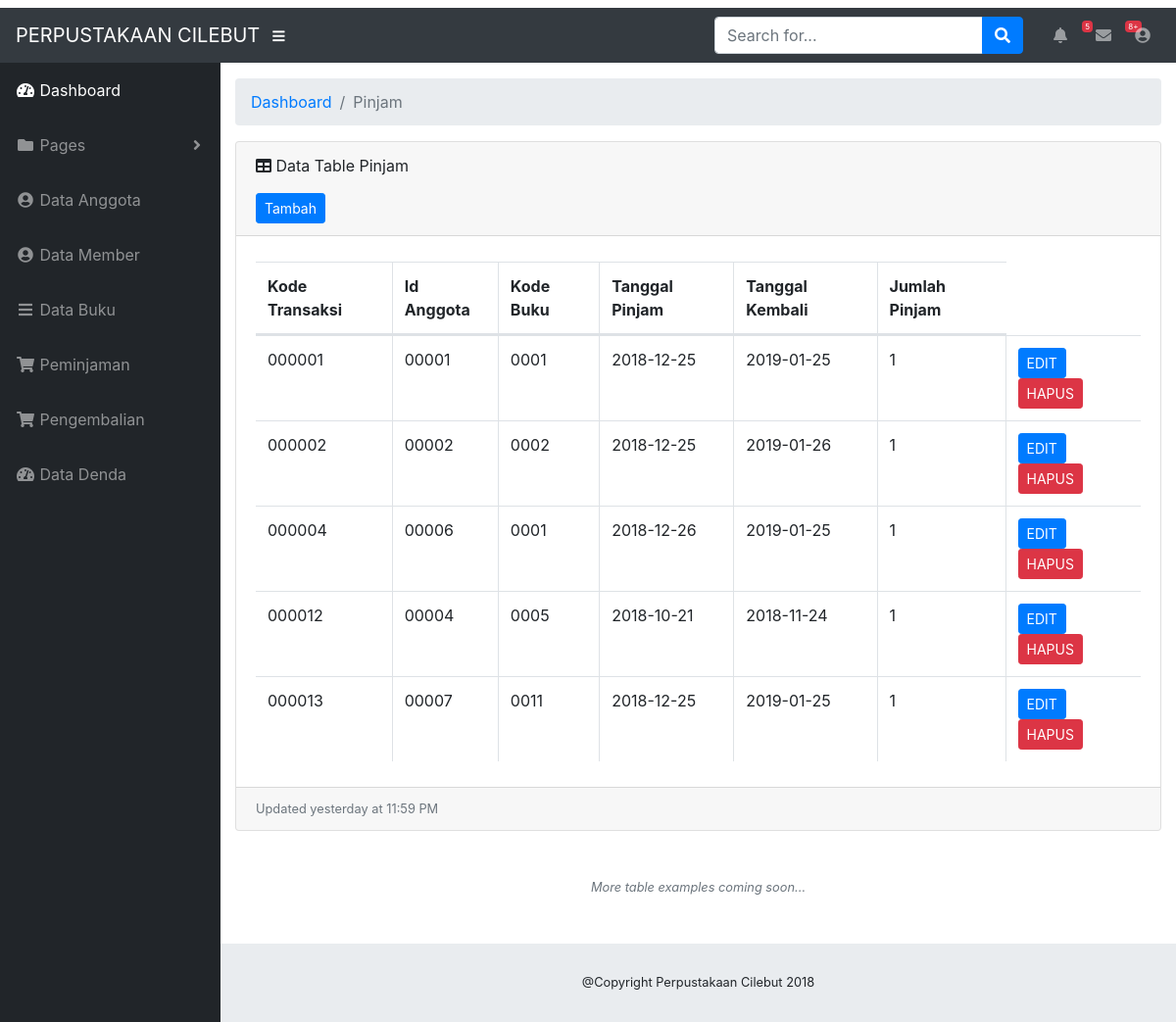
The page /perpustakaan/index.php/perpus/pinjam on the database its author committed.
### tables this page shows
CREATE TABLE `pinjam` (
  `kd_transaksi` int(6) UNSIGNED ZEROFILL NOT NULL,
  `id_anggota` int(5) UNSIGNED ZEROFILL DEFAULT NULL,
  `kd_buku` int(4) UNSIGNED ZEROFILL DEFAULT NULL,
  `tanggal_pinjam` date DEFAULT NULL,
  `tanggal_kembali` date DEFAULT NULL,
  `jml_pinjam` int(3) DEFAULT NULL,
  `tgl_pengembalian` date DEFAULT NULL,
  `kd_denda` int(2) DEFAULT NULL
);

### perpustakaan/application/controllers/perpus.php (called while the page is built, shortened)
<?php
class Perpus extends CI_Controller {
function __construct()
    {
        $this->load->library('form_validation');
        $this->load->database();
        $this->load->helper('form');
        $this->load->helper('url');
        $this->load->model('user_model');
    }
    public function pinjam(){
        $this->load->model('user_model');
        $data['pinjam'] = $this->user_model->list_pinjam()->result();
        $this->load->view('pinjam',$data);
    }
 }

### perpustakaan/index.php (called while the page is built, shortened)
<?php
require_once BASEPATH.'core/CodeIgniter.php';

### perpustakaan/application/models/user_model.php (called while the page is built, shortened)
<?php
class User_model extends CI_Model {
   function list_pinjam()
  {
    return $this->db->get('pinjam');
  }
}
?>

### perpustakaan/application/views/pinjam.php (the view, shortened to what this page needs)
<!DOCTYPE html>
<html lang="en">
  <head>
    <link href="<?php echo base_url(''); ?>assets/vendor/bootstrap/css/bootstrap.min.css" rel="stylesheet">
    <link href="<?php echo base_url(''); ?>assets/vendor/fontawesome-free/css/all.min.css" rel="stylesheet" type="text/css">
    <link href="<?php echo base_url(''); ?>assets/vendor/datatables/dataTables.bootstrap4.css" rel="stylesheet">
    <link href="<?php echo base_url(''); ?>assets/css/sb-admin.css" rel="stylesheet">
  </head>
  <body id="page-top">
    <nav class="navbar navbar-expand navbar-dark bg-dark static-top">
      <a class="navbar-brand mr-1" href="home">PERPUSTAKAAN CILEBUT</a>
      <button class="btn btn-link btn-sm text-white order-1 order-sm-0" id="sidebarToggle" href="#">
        <i class="fas fa-bars"></i>
      </button>
      <form class="d-none d-md-inline-block form-inline ml-auto mr-0 mr-md-3 my-2 my-md-0">
        <div class="input-group">
          <input type="text" class="form-control" placeholder="Search for..." aria-label="Search" aria-describedby="basic-addon2">
          <div class="input-group-append">
            <button class="btn btn-primary" type="button">
              <i class="fas fa-search"></i>
            </button>
          </div>
        </div>
      </form>
      <ul class="navbar-nav ml-auto ml-md-0">
        <li class="nav-item dropdown no-arrow mx-1">
          <a class="nav-link dropdown-toggle" href="#" id="alertsDropdown" role="button" data-toggle="dropdown" aria-haspopup="true" aria-expanded="false">
            <i class="fas fa-bell fa-fw"></i>
            <span class="badge badge-danger">5</span>
          </a>
        </li>
        <li class="nav-item dropdown no-arrow mx-1">
          <a class="nav-link dropdown-toggle" href="#" id="messagesDropdown" role="button" data-toggle="dropdown" aria-haspopup="true" aria-expanded="false">
            <i class="fas fa-envelope fa-fw"></i>
            <span class="badge badge-danger">8+</span>
          </a>
        </li>
        <li class="nav-item dropdown no-arrow">
          <a class="nav-link dropdown-toggle" href="#" id="userDropdown" role="button" data-toggle="dropdown" aria-haspopup="true" aria-expanded="false">
            <i class="fas fa-user-circle fa-fw"></i>
          </a>
        </li>
      </ul>
    </nav>
    <div id="wrapper">
      <ul class="sidebar navbar-nav">
        <li class="nav-item active">
          <a class="nav-link" href="home">
            <i class="fas fa-fw fa-tachometer-alt"></i>
            <span>Dashboard</span>
          </a>
        </li>
        <li class="nav-item dropdown">
          <a class="nav-link dropdown-toggle" href="perpus/home" id="pagesDropdown" role="button" data-toggle="dropdown" aria-haspopup="true" aria-expanded="false">
            <i class="fas fa-fw fa-folder"></i>
            <span>Pages</span>
          </a>
        </li>
         <li class="nav-item">
          <a class="nav-link" href="data_anggota">
            <i class="fas fa-fw fa-user-circle"></i>
            <span>Data Anggota</span></a>
         </li><li class="nav-item">
          <a class="nav-link" href="calon_member">
            <i class="fas fa-fw fa-user-circle"></i>
            <span>Data Member</span></a>
        </li><li class="nav-item">
          <a class="nav-link" href="book">
            <i class="fas fa-fw fa-bars"></i>
            <span>Data Buku</a>
          </li><li class="nav-item">
          <a class="nav-link" href="table">
            <i class="fas fa-fw fa-shopping-cart"></i>
            <span>Peminjaman</span></a>
            </li><li class="nav-item">
          <a class="nav-link" href="Pengembalian">
            <i class="fas fa-fw fa-shopping-cart"></i>
            <span>Pengembalian</span></a>
        </li><li class="nav-item">
          <a class="nav-link" href="v_denda">
            <i class="fas fa-fw fa-tachometer-alt"></i>
            <span>Data Denda</span></a>
        </li>
      </ul>
      <div id="content-wrapper">
        <div class="container-fluid">
          <ol class="breadcrumb">
            <li class="breadcrumb-item">
              <a href="home">Dashboard</a>
            </li>
            <li class="breadcrumb-item active">Pinjam</li>
          </ol>
          <p>
          <div class="card mb-3">
            <div class="card-header">
              <i class="fas fa-table"></i>
              Data Table Pinjam </p><a href="<?php echo base_url()?>perpus/tambah_pinjam" class="btn btn-sm btn-primary">Tambah</a>  </div>
            <div class="card-body">
              <div class="table-responsive">
                <table class="table table-bordered" id="dataTable" width="100%" cellspacing="0">
                  <thead>
                    <tr>
                      <th>Kode Transaksi</th>
                      <th>Id Anggota</th>
                      <th>Kode Buku</th>
                      <th>Tanggal Pinjam</th>
                      <th>Tanggal Kembali</th>
                      <th>Jumlah Pinjam</th>
                    </tr>
                  </thead>
                    <tbody>
                    <?php foreach ($pinjam as $tbl) :?>
                     <tr>
                     <td><?php echo $tbl->kd_transaksi; ?></td>
                     <td><?php echo $tbl->id_anggota; ?></td>
                     <td><?php echo $tbl->kd_buku; ?></td>
                     <td><?php echo $tbl->tanggal_pinjam; ?></td>
                     <td><?php echo $tbl->tanggal_kembali; ?></td>
                     <td><?php echo $tbl->jml_pinjam; ?></td>
                       <td><a href="<?php echo base_url() ?>index.php/perpus/edit_pinjam/<?php echo $tbl->kd_transaksi ?>" class="btn btn-sm btn-primary">EDIT</a>
                     <a href="<?php echo base_url() ?>index.php/perpus/hapus_pinjam/<?php echo $tbl->kd_transaksi ?>" class="btn btn-sm btn-danger">HAPUS</a>
                     </td>
                     </tr>
                   <?php endforeach ?>
                   </tbody>
                </table>
              </div>
            </div>
            <div class="card-footer small text-muted">Updated yesterday at 11:59 PM</div>
          </div>
          <p class="small text-center text-muted my-5">
            <em>More table examples coming soon...</em>
          </p>
        </div>
        <footer class="sticky-footer">
          <div class="container my-auto">
            <div class="copyright text-center my-auto">
              <span>@Copyright Perpustakaan Cilebut 2018</span>
            </div>
          </div>
        </footer>
  </body>
</html>

### perpustakaan/assets/css/sb-admin.css (style rules this page uses)
html { position: relative; min-height: 100%; }
body { height: 100%; }
#wrapper { display: -webkit-box; display: -ms-flexbox; display: flex; }
#wrapper #content-wrapper { overflow-x: hidden; width: 100%; padding-top: 1rem; padding-bottom: 80px; }
.navbar-nav .nav-item.active .nav-link { color: #fff; }
.navbar-nav .nav-item.dropdown .dropdown-toggle::after { width: 1rem; text-align: center; float: right; vertical-align: 0; border: 0; font-weight: 900; content: '\f105'; font-family: 'Font Awesome 5 Free'; }
.navbar-nav .nav-item.dropdown.no-arrow .dropdown-toggle::after { display: none; }
.navbar-nav .nav-item .nav-link .badge { position: absolute; margin-left: 0.75rem; top: 0.3rem; font-weight: 400; font-size: 0.5rem; }
.sidebar { width: 90px !important; background-color: #212529; min-height: calc(100vh - 56px); }
.sidebar .nav-item:last-child { margin-bottom: 1rem; }
.sidebar .nav-item .nav-link { text-align: center; padding: 0.75rem 1rem; width: 90px; }
.sidebar .nav-item .nav-link span { font-size: 0.65rem; display: block; }
.sidebar .nav-item.dropdown .dropdown-toggle::after { display: none; }
.sidebar .nav-item .nav-link { color: rgba(255, 255, 255, 0.5); }
@media (min-width: 768px) { .sidebar { width: 225px !important; } }
@media (min-width: 768px) { .sidebar .nav-item .nav-link { display: block; width: 100%; text-align: left; padding: 1rem; width: 225px; } }
@media (min-width: 768px) { .sidebar .nav-item .nav-link span { font-size: 1rem; display: inline; } }
@media (min-width: 768px) { .sidebar .nav-item.dropdown .dropdown-toggle::after { display: block; } }
:root { --input-padding-x: 0.75rem; --input-padding-y: 0.75rem; }
footer.sticky-footer { display: -webkit-box; display: -ms-flexbox; display: flex; position: absolute; right: 0; bottom: 0; width: calc(100% - 90px); height: 80px; background-color: #e9ecef; }
footer.sticky-footer .copyright { line-height: 1; font-size: 0.8rem; }
@media (min-width: 768px) { footer.sticky-footer { width: calc(100% - 225px); } }

### rows shown on the page
pinjam: kd_transaksi "000001", id_anggota "00001", kd_buku "0001", tanggal_pinjam "2018-12-25", tanggal_kembali "2019-01-25", jml_pinjam "1"
pinjam: kd_transaksi "000002", id_anggota "00002", kd_buku "0002", tanggal_pinjam "2018-12-25", tanggal_kembali "2019-01-26", jml_pinjam "1"
pinjam: kd_transaksi "000004", id_anggota "00006", kd_buku "0001", tanggal_pinjam "2018-12-26", tanggal_kembali "2019-01-25", jml_pinjam "1"
pinjam: kd_transaksi "000012", id_anggota "00004", kd_buku "0005", tanggal_pinjam "2018-10-21", tanggal_kembali "2018-11-24", jml_pinjam "1"
pinjam: kd_transaksi "000013", id_anggota "00007", kd_buku "0011", tanggal_pinjam "2018-12-25", tanggal_kembali "2019-01-25", jml_pinjam "1"
